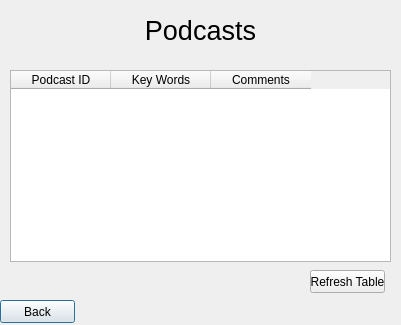
<?xml version="1.0" encoding="UTF-8"?>
<ui version="4.0">
 <class>Music_Podcasts_View</class>
 <widget class="QDialog" name="Music_Podcasts_View">
  <property name="geometry">
   <rect>
    <x>0</x>
    <y>0</y>
    <width>401</width>
    <height>325</height>
   </rect>
  </property>
  <property name="windowTitle">
   <string>View Podcasts</string>
  </property>
  <widget class="QPushButton" name="Podcasts_BackButton">
   <property name="geometry">
    <rect>
     <x>0</x>
     <y>300</y>
     <width>75</width>
     <height>23</height>
    </rect>
   </property>
   <property name="text">
    <string>Back</string>
   </property>
  </widget>
  <widget class="QPushButton" name="PodcastsView_RefreshTableButton">
   <property name="geometry">
    <rect>
     <x>310</x>
     <y>270</y>
     <width>75</width>
     <height>23</height>
    </rect>
   </property>
   <property name="text">
    <string>Refresh Table</string>
   </property>
  </widget>
  <widget class="QTableWidget" name="PodcastsView">
   <property name="geometry">
    <rect>
     <x>10</x>
     <y>70</y>
     <width>381</width>
     <height>192</height>
    </rect>
   </property>
   <column>
    <property name="text">
     <string>Podcast ID</string>
    </property>
   </column>
   <column>
    <property name="text">
     <string>Key Words</string>
    </property>
   </column>
   <column>
    <property name="text">
     <string>Comments</string>
    </property>
   </column>
  </widget>
  <widget class="QLabel" name="Albums_MainMenuText">
   <property name="geometry">
    <rect>
     <x>250</x>
     <y>30</y>
     <width>571</width>
     <height>20</height>
    </rect>
   </property>
   <property name="font">
    <font>
     <pointsize>20</pointsize>
    </font>
   </property>
   <property name="text">
    <string>Albums</string>
   </property>
   <property name="alignment">
    <set>Qt::AlignCenter</set>
   </property>
  </widget>
  <widget class="QLabel" name="Albums_MainMenuText_2">
   <property name="geometry">
    <rect>
     <x>0</x>
     <y>20</y>
     <width>401</width>
     <height>20</height>
    </rect>
   </property>
   <property name="font">
    <font>
     <pointsize>20</pointsize>
    </font>
   </property>
   <property name="text">
    <string>Podcasts</string>
   </property>
   <property name="alignment">
    <set>Qt::AlignCenter</set>
   </property>
  </widget>
 </widget>
 <resources/>
 <connections>
  <connection>
   <sender>Podcasts_BackButton</sender>
   <signal>clicked()</signal>
   <receiver>Music_Podcasts_View</receiver>
   <slot>BackButton()</slot>
   <hints>
    <hint type="sourcelabel">
     <x>33</x>
     <y>300</y>
    </hint>
    <hint type="destinationlabel">
     <x>36</x>
     <y>324</y>
    </hint>
   </hints>
  </connection>
  <connection>
   <sender>PodcastsView_RefreshTableButton</sender>
   <signal>clicked()</signal>
   <receiver>Music_Podcasts_View</receiver>
   <slot>RefreshPodcasts()</slot>
   <hints>
    <hint type="sourcelabel">
     <x>301</x>
     <y>219</y>
    </hint>
    <hint type="destinationlabel">
     <x>314</x>
     <y>324</y>
    </hint>
   </hints>
  </connection>
 </connections>
 <slots>
  <slot>BackButton()</slot>
  <slot>RefreshPodcasts()</slot>
 </slots>
</ui>
